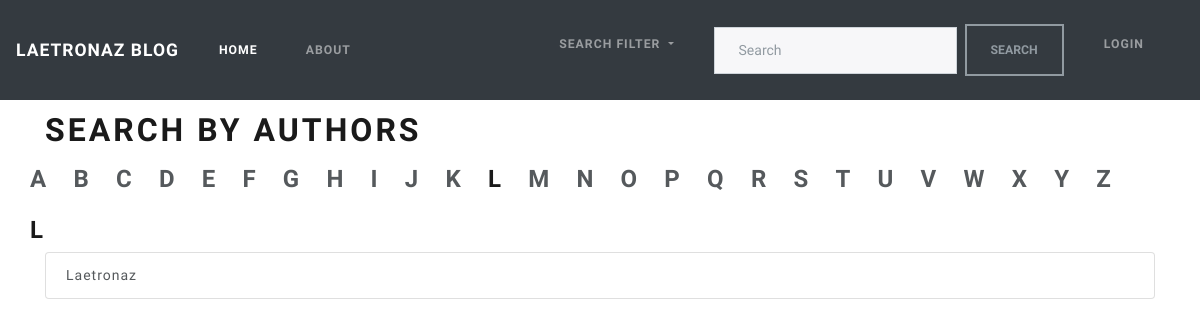
The page /index.php/users/filter on the database as committed earlier.
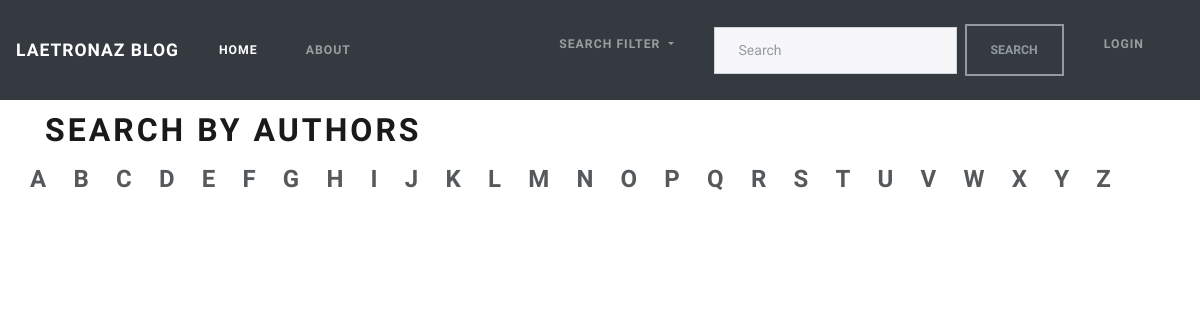
The same page on the database as committed later.
### tables this page shows
CREATE TABLE IF NOT EXISTS users (
  `id` int(11) NOT NULL AUTO_INCREMENT,
  `first_name` varchar(255) NOT NULL,
  `last_name` varchar(255) NOT NULL,
  `email` varchar(255) NOT NULL,
  `username` varchar(255) NOT NULL,
  `password` varchar(255) NOT NULL,
  `register_date` timestamp NOT NULL DEFAULT CURRENT_TIMESTAMP,
  `role` int(11) NOT NULL,
  `user_state` INT(11) NOT NULL DEFAULT 1,
  `connection_attempts` INT(11) NOT NULL DEFAULT 0,
  PRIMARY KEY (`id`),
  CONSTRAINT FK_Role FOREIGN KEY (role)
  REFERENCES roles(`id`),
  CONSTRAINT FK_UserState FOREIGN KEY (user_state)
  REFERENCES users_state(`id`)
);

### application/controllers/Users.php (called while the page is built, shortened)
<?php
    class Users extends CI_Controller{
        public function filter(){
            $data['title'] = $this::INDEX_TITLE;
            $data['users'] = $this->build_alphabetical_users_list($this->user_model->get_users());
            $this->load->view($this->const_model::HEADER);
            $this->load->view(USERS_FILTER_PATH, $data);
            $this->load->view($this->const_model::FOOTER);
        }
        private function build_alphabetical_users_list($users_list){
            $alpha_list = array();
            foreach (range('A', 'Z') as $char){
                $alpha_list[$char] = $this->user_start_with($char, $users_list);
            }
            return $alpha_list;
        }
        private function user_start_with($char, $users_list){
            $user_starting_with_char = array();
            foreach(array_column($users_list,'username') as $key => $name){
                if(strtoupper(trim(substr($name,0,1))) == $char){
                    array_push($user_starting_with_char,$users_list[$key]);
                }
            }
            return $user_starting_with_char;
        }
    }

### index.php (called while the page is built, shortened)
<?php
require_once BASEPATH.'core/CodeIgniter.php';

### application/models/User_model.php (called while the page is built, shortened)
<?php
    class User_model extends CI_Model {
        public function get_users(){
            $this->db->order_by('id');
            $query = $this->db->get('users');
            return $query->result_array();
        }
    }

### application/views/users/filter.php (the view)
<h1 class="top-buffer"><?php echo $title ?></h1>
<?php $attributes = array("class" => "anchor-padding") ?>
    <div class="row top-buffer">
        <?php foreach($users as $letter =>$users_list) :?>
            <?php if(!empty($users_list)) : ?>
                <?php echo anchor('tags/#'.$letter,$letter, $attributes); ?>
            <?php else : ?>
                <label class="anchor-padding"><?php echo $letter ?></label>
            <?php endif; ?>
        <?php endforeach; ?>
    </div>
    <?php foreach($users as $letter =>$users_list) :?>
        <?php if(!empty($users_list)) : ?>
            <div class="row top-buffer">
                <h3 id="<?php echo $letter?>"><?php echo $letter . "\n"; ?></h3>
            </div>
            <div class="row">
                <div class="col">
                    <div class="list-group">
                        <?php foreach($users_list as $user) :?>
                                <a href="<?php echo base_url().USERS_POSTS_PATH.$user['id']?>" class="list-group-item list-group-item-action">
                                    <?php echo trim($user['username']); ?>
                                </a>
                        <?php endforeach; ?>
                    </div>
                </div>
            </div>
        <?php endif; ?>
    <?php endforeach; ?>

### application/views/templates/header.php (shortened to what this page needs)
<html>
<head>
    <link rel="stylesheet" href="https://maxcdn.bootstrapcdn.com/bootstrap/4.0.0/css/bootstrap.min.css">
    <link rel="stylesheet" href="https://bootswatch.com/4/lux/bootstrap.min.css">
    <link rel="stylesheet" href="https://use.fontawesome.com/releases/v5.4.1/css/all.css">
    <link rel="stylesheet" href="https://cdnjs.cloudflare.com/ajax/libs/bootstrap-select/1.13.2/css/bootstrap-select.min.css">
    <link rel="stylesheet" href="<?php echo base_url(); ?>assets/css/defaultFont.css" >
    <link rel="stylesheet" href="<?php echo base_url(); ?>assets/css/tagsinput.css">
    <link rel="stylesheet" href="<?php echo base_url(); ?>assets/css/loginForm.css">
  </head>
<body>
<nav class="navbar navbar-expand-lg navbar-dark bg-dark">
  <a class="navbar-brand" href="<?php echo base_url(); ?>">Laetronaz Blog</a>
  <div class="collapse navbar-collapse" id="navbar">
    <ul class="navbar-nav mr-auto">
      <li class="nav-item active">
        <a class="nav-link" href="<?php echo base_url(); ?>">Home <span class="sr-only">(current)</span></a>
      </li>
      <li class="nav-item">
        <a class="nav-link" href="<?php echo base_url(); ?>about">About</a>
      </li>
    </ul>
    <ul class="nav navbar-nav navbar-right">
    <li class="nav-item dropdown">
        <a class="nav-link dropdown-toggle" href="#" id="navbarDropdownMenuLink" data-toggle="dropdown" aria-haspopup="true" aria-expanded="false">
          Search Filter
        </a>
      </li>
    <li class="nav-item">
    <?php echo form_open(SEARCH_ROUTE,array("class" => "form-inline my-2 my-lg-0"));?>
      <input class="form-control mr-sm-2" name="search" type="search" placeholder="Search" aria-label="Search" required>
      <button class="btn btn-outline-secondary my-2 my-sm-0" type="submit">Search</button>
    </form>
    </li>
    <?php if(!$this->session->userdata('logged_in')) : ?>
        <li class="nav-item center">
            <a class="nav-link" href="<?php echo base_url(); ?>users/login">Login</a>
        </li>
      <?php endif; ?>
    </ul>
  </div>
</nav>
<div class="container-fluid">
  <div class="row">
    <?php echo ($this->session->userdata('rights') ? "<div class='col-md-10'>" : "<div class='col-md-12'>"); ?>
        <div class="container">

### application/views/templates/footer.php (shortened to what this page needs)
                </div>
            </div>
        </div>
    </body>
</html>

Rows that differ between the two databases and show on the page:
removed users: username "Laetronaz"
Other text that changed with them:
list line gone: "L"
new list line: "L"
